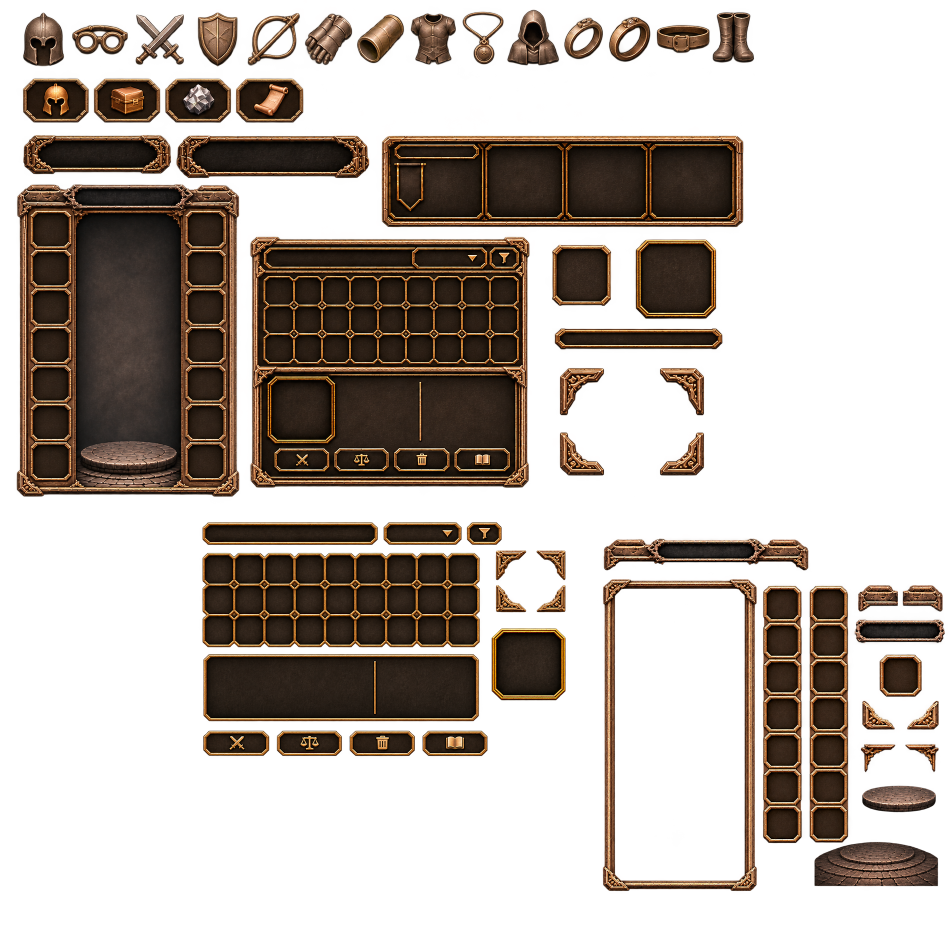
#> input picture godot/creator_ui/source_elements.png, 1900 x 1900 px, found by its file name (shown at 1/2 size)
$ python refine_creator_v205_art.py
#> lines starting #> are read from the running program, lines starting #| are printed output that depends on the picture
from pathlib import Path
from PIL import Image,ImageDraw
root=Path(r"G:\ChatGPT Projects\Forests of Hell\ForestsOfHellSource")
atlas=Image.open(root/"godot/creator_ui/source_elements.png").convert("RGBA")
#> atlas is the input picture: PIL image 1900x1900 RGBA; mean R, G, B, A 35.6, 22.6, 14.4, 93.9
ui=root/"godot/creator_ui"
# Crop the complete standalone, transparent stone oval, not the old cutout
# which contained a stray vertical bar from an adjacent atlas cell.
stone=atlas.crop((1714,1558,1887,1645))
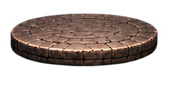
#> stone: PIL image 173x87 RGBA; mean R, G, B, A 49.9, 38.3, 33.1, 108.8; transparent parts drawn white
stone.save(ui/"creator_stone_oval.png")
# Source-derived compact rectangular bronze frame. All gold corner details
# are native-resolution pixel crops; none of the original sheet is downscaled.
leather=Image.open(ui/"creator_leather_tile.png").convert("RGBA")
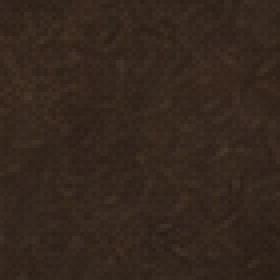
#> input picture godot/creator_ui/creator_leather_tile.png, 70 x 70 px, found by its file name (shown 4 times larger)
#> leather is the input picture: PIL image 70x70 RGBA; mean R, G, B, A 51.8, 37.9, 28.7, 253
#> (the run stopped early here; a loop or call above may not have finished)
